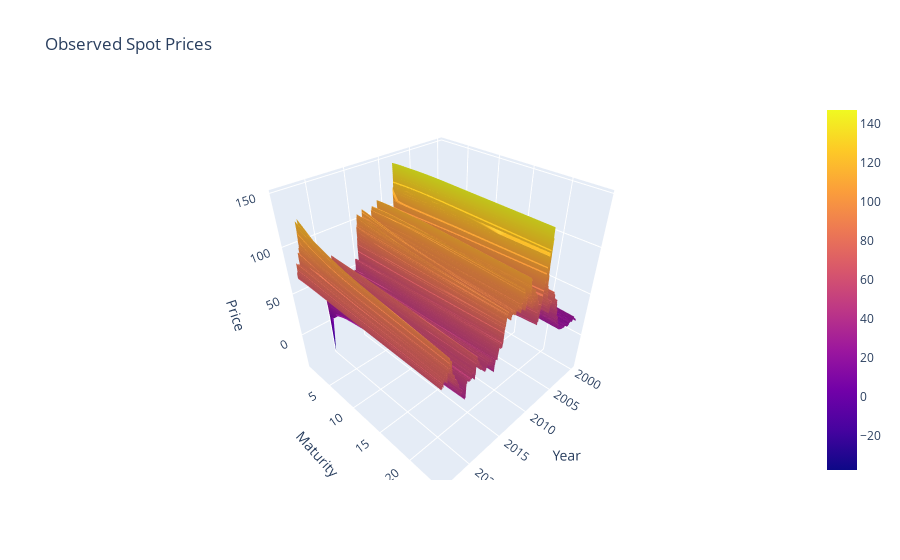

Here is the notebook cell this chart was saved with:
### Code cell
original_data = np.array(wti.values).T
dates = list(ns_optimal.keys())

fig = go.Figure(data=[go.Surface(z=original_data, x=dates, y=maturities)])
fig.update_layout(
    title='Observed Spot Prices',
    autosize=False,
    scene=dict(
        xaxis_title='Year',
        yaxis_title='Maturity',
        zaxis_title='Price'
    )
)
fig.show()

### Figure 1 — Plotly figure (JSON) as saved in the notebook; plotly's stock layout.template omitted (floating-point values rounded to 4 significant figures; data arrays with more than 128 entries replaced by an {"elided": "..."} marker saying what was removed)
{"data": [{"type": "surface", "x": {"elided": "6117 str values"}, "y": [1, 2, 3, 4, 5, 6, 7, 8, 9, 10, 11, 12, 24], "z": {"elided": "13x6117 float values"}}], "layout": {"autosize": false, "scene": {"xaxis": {"title": {"text": "Year"}}, "yaxis": {"title": {"text": "Maturity"}}, "zaxis": {"title": {"text": "Price"}}}, "title": {"text": "Observed Spot Prices"}}}
